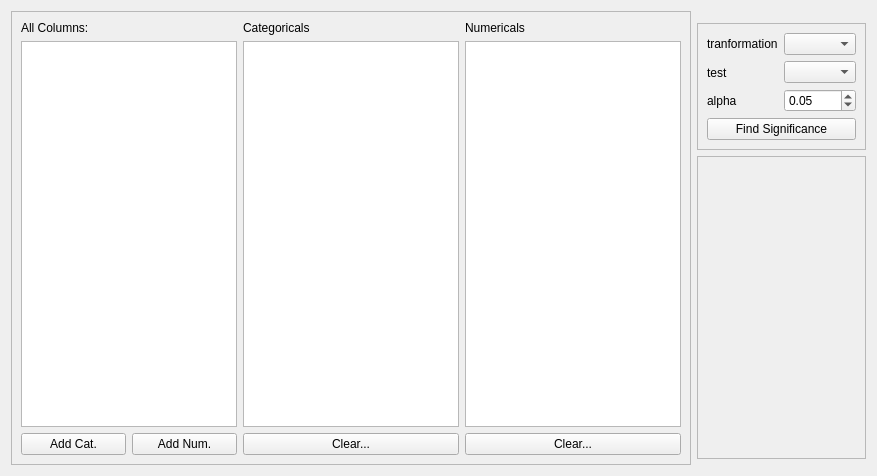
<?xml version="1.0" encoding="UTF-8"?>
<ui version="4.0">
 <class>Form</class>
 <widget class="QWidget" name="Form">
  <property name="geometry">
   <rect>
    <x>0</x>
    <y>0</y>
    <width>877</width>
    <height>476</height>
   </rect>
  </property>
  <property name="windowTitle">
   <string>Form</string>
  </property>
  <layout class="QGridLayout" name="gridLayout_3">
   <item row="0" column="0" rowspan="5" colspan="2">
    <widget class="QFrame" name="frame">
     <property name="frameShape">
      <enum>QFrame::StyledPanel</enum>
     </property>
     <property name="frameShadow">
      <enum>QFrame::Raised</enum>
     </property>
     <layout class="QGridLayout" name="gridLayout">
      <item row="0" column="0">
       <layout class="QHBoxLayout" name="horizontalLayout">
        <item>
         <layout class="QVBoxLayout" name="verticalLayout">
          <item>
           <widget class="QLabel" name="label">
            <property name="text">
             <string>All Columns:</string>
            </property>
           </widget>
          </item>
          <item>
           <widget class="QListWidget" name="listWidgetAllColumns">
            <property name="selectionMode">
             <enum>QAbstractItemView::ExtendedSelection</enum>
            </property>
           </widget>
          </item>
          <item>
           <layout class="QHBoxLayout" name="horizontalLayout_2">
            <item>
             <widget class="QPushButton" name="pushButtonAddCat">
              <property name="text">
               <string>Add Cat.</string>
              </property>
             </widget>
            </item>
            <item>
             <widget class="QPushButton" name="pushButtonAddNum">
              <property name="text">
               <string>Add Num.</string>
              </property>
             </widget>
            </item>
           </layout>
          </item>
         </layout>
        </item>
        <item>
         <layout class="QVBoxLayout" name="verticalLayout_2">
          <item>
           <widget class="QLabel" name="label_2">
            <property name="text">
             <string>Categoricals</string>
            </property>
           </widget>
          </item>
          <item>
           <widget class="QListWidget" name="listWidgetCategoricals"/>
          </item>
          <item>
           <widget class="QPushButton" name="pushButtonClearCat">
            <property name="text">
             <string>Clear...</string>
            </property>
           </widget>
          </item>
         </layout>
        </item>
        <item>
         <layout class="QVBoxLayout" name="verticalLayout_3">
          <item>
           <widget class="QLabel" name="label_3">
            <property name="text">
             <string>Numericals</string>
            </property>
           </widget>
          </item>
          <item>
           <widget class="QListWidget" name="listWidgetNumericals"/>
          </item>
          <item>
           <widget class="QPushButton" name="pushButtonClearNum">
            <property name="text">
             <string>Clear...</string>
            </property>
           </widget>
          </item>
         </layout>
        </item>
       </layout>
      </item>
     </layout>
    </widget>
   </item>
   <item row="2" column="2">
    <widget class="QFrame" name="frame_2">
     <property name="frameShape">
      <enum>QFrame::StyledPanel</enum>
     </property>
     <property name="frameShadow">
      <enum>QFrame::Raised</enum>
     </property>
     <layout class="QGridLayout" name="gridLayout_2">
      <item row="1" column="0" colspan="2">
       <widget class="QPushButton" name="pushButtonFindSignificance">
        <property name="text">
         <string>Find Significance</string>
        </property>
       </widget>
      </item>
      <item row="0" column="1">
       <layout class="QVBoxLayout" name="verticalLayout_4">
        <item>
         <widget class="QComboBox" name="comboBoxTransformations"/>
        </item>
        <item>
         <widget class="QComboBox" name="comboBoxTests"/>
        </item>
        <item>
         <widget class="QDoubleSpinBox" name="doubleSpinBoxAlpha">
          <property name="maximum">
           <double>0.200000000000000</double>
          </property>
          <property name="singleStep">
           <double>0.010000000000000</double>
          </property>
          <property name="value">
           <double>0.050000000000000</double>
          </property>
         </widget>
        </item>
       </layout>
      </item>
      <item row="0" column="0">
       <layout class="QVBoxLayout" name="verticalLayout_5">
        <item>
         <widget class="QLabel" name="label_4">
          <property name="text">
           <string>tranformation</string>
          </property>
         </widget>
        </item>
        <item>
         <widget class="QLabel" name="label_5">
          <property name="text">
           <string>test</string>
          </property>
         </widget>
        </item>
        <item>
         <widget class="QLabel" name="label_6">
          <property name="text">
           <string>alpha</string>
          </property>
         </widget>
        </item>
       </layout>
      </item>
     </layout>
    </widget>
   </item>
   <item row="3" column="2">
    <widget class="QFrame" name="framePlotWidget">
     <property name="sizePolicy">
      <sizepolicy hsizetype="Preferred" vsizetype="Expanding">
       <horstretch>0</horstretch>
       <verstretch>0</verstretch>
      </sizepolicy>
     </property>
     <property name="toolTip">
      <string>&lt;html&gt;&lt;head/&gt;&lt;body&gt;&lt;p&gt;CAUTION! &lt;/p&gt;&lt;p&gt;&lt;br/&gt;&lt;/p&gt;&lt;p&gt;A whole blue frame might mean everything is significant. Check the array outputted to the console. &lt;/p&gt;&lt;p&gt;This plot is not statistically sound and should just be used as an aid to decided what relationships to explore further.&lt;/p&gt;&lt;p&gt;&lt;br/&gt;&lt;/p&gt;&lt;/body&gt;&lt;/html&gt;</string>
     </property>
     <property name="frameShape">
      <enum>QFrame::StyledPanel</enum>
     </property>
     <property name="frameShadow">
      <enum>QFrame::Raised</enum>
     </property>
    </widget>
   </item>
  </layout>
 </widget>
 <resources/>
 <connections/>
</ui>
